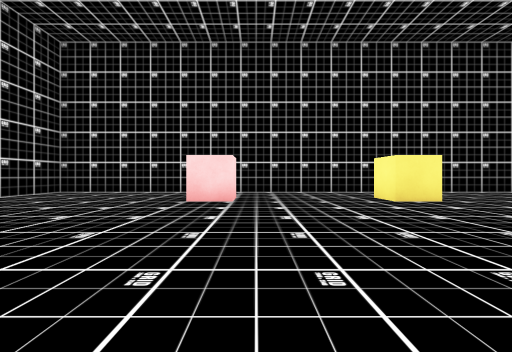
View 1 (above)

24 first-person views from a walk through a Unity game level. The camera is 0.55 m above the floor, looks level and sees 90° across. The floor is counted in squares, 1 m on a side. Each view is taken from the middle of a square. On the plan, view 1 faces up. The plan holds only what a view shows up to about 9 squares ahead; the rest is blank. The place goes on beyond the plan. The player is left out. Some surface patterns are stand-ins.

View 2
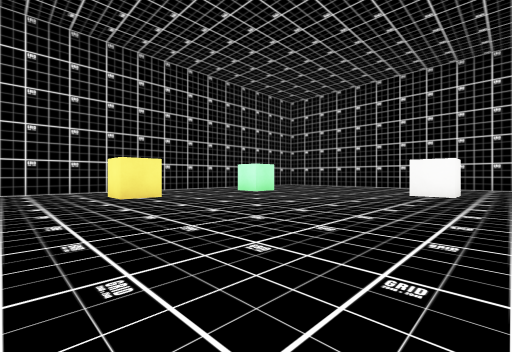

View 3
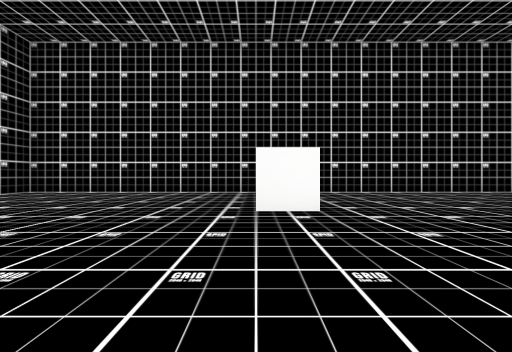

View 4
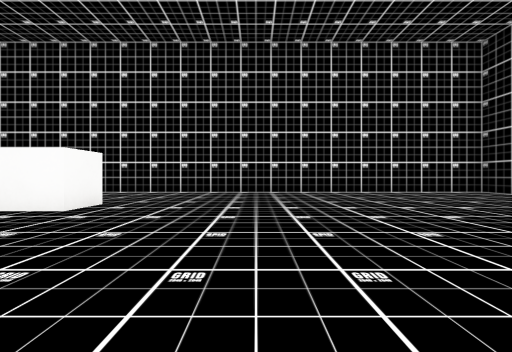

View 5
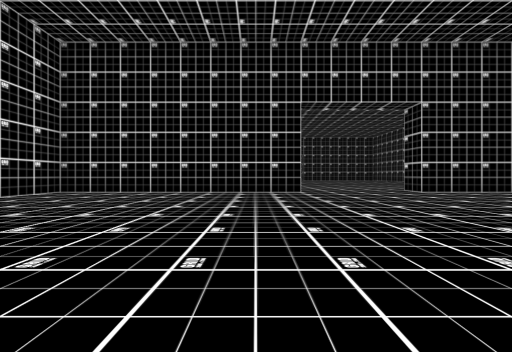

View 6
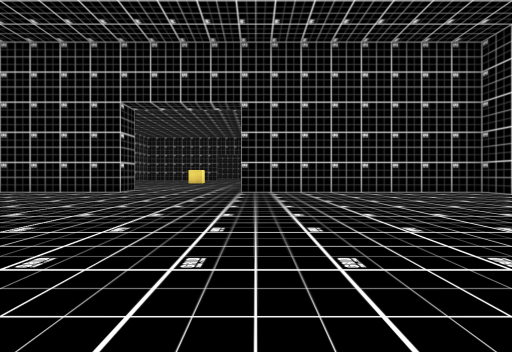

View 7
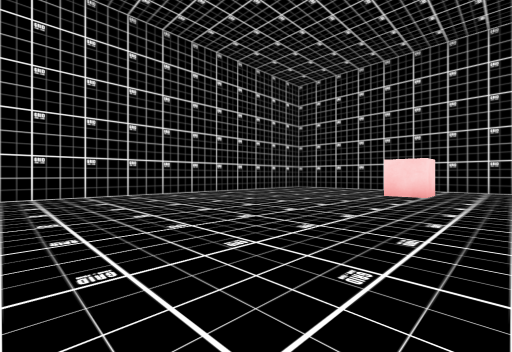

View 8
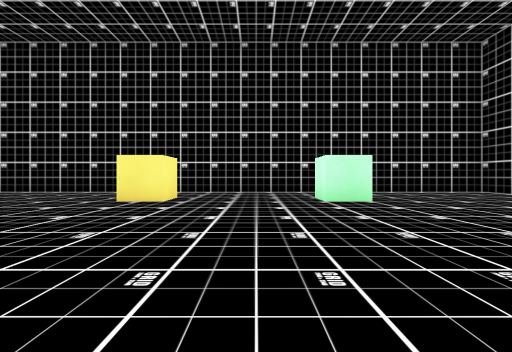

View 9
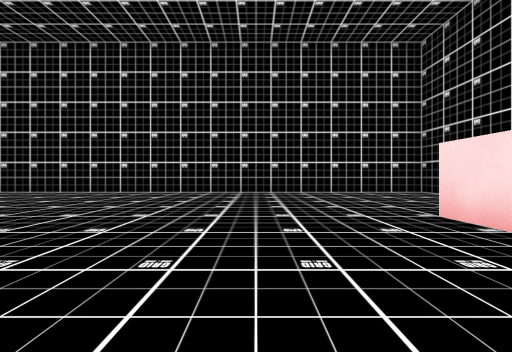

View 10
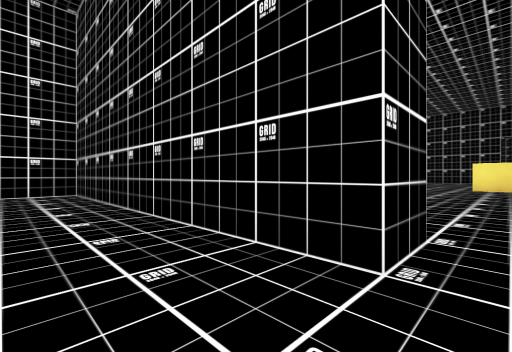

View 11
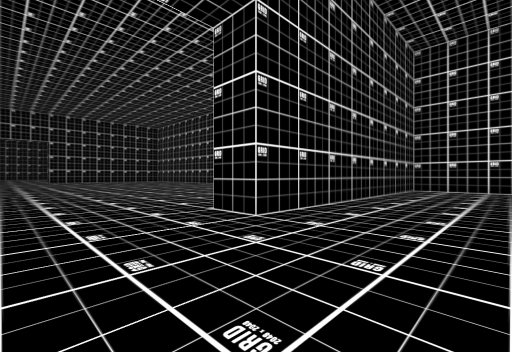

View 12
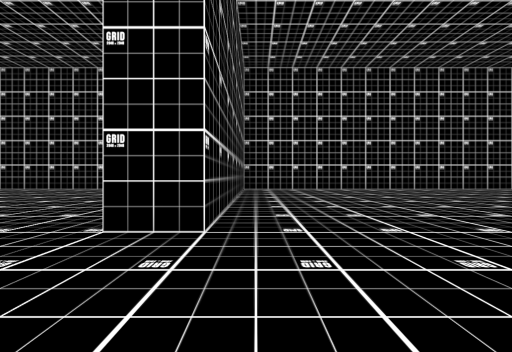

View 13
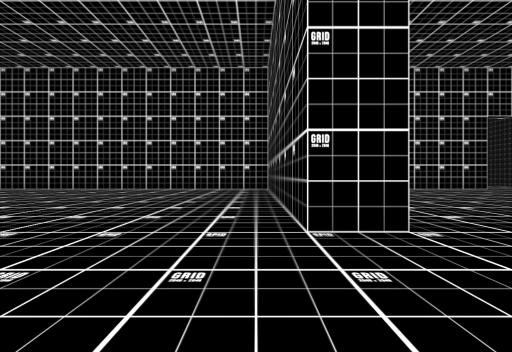

View 14
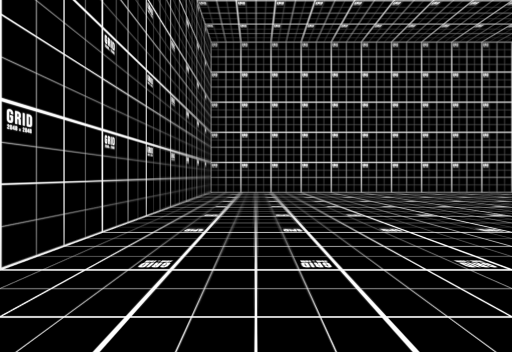

View 15
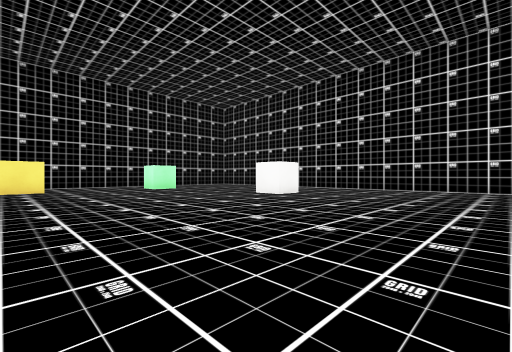

View 16
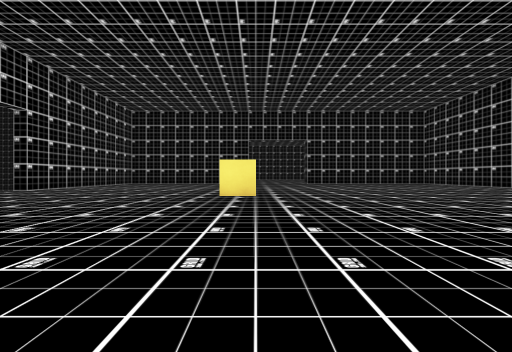

View 17
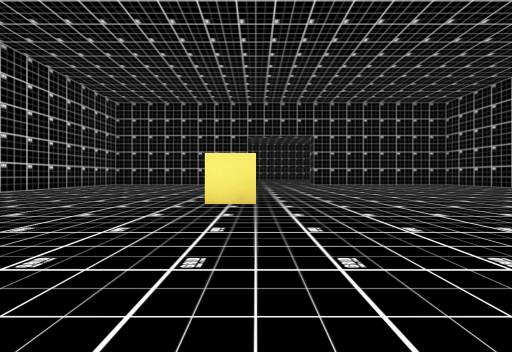

View 18
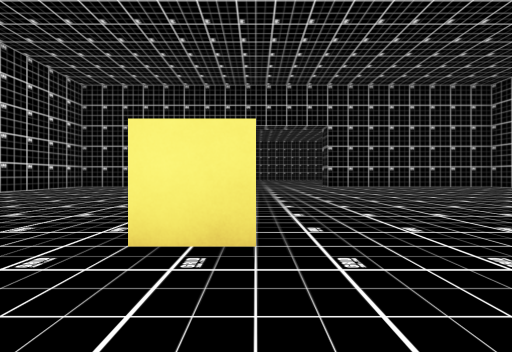

View 19
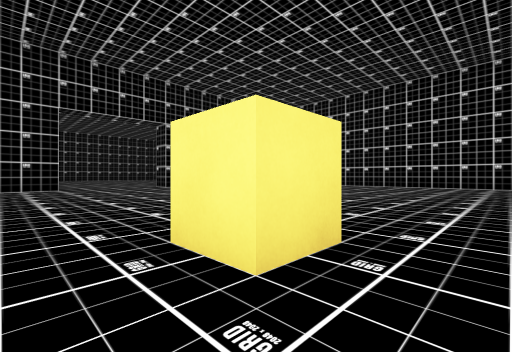

View 20
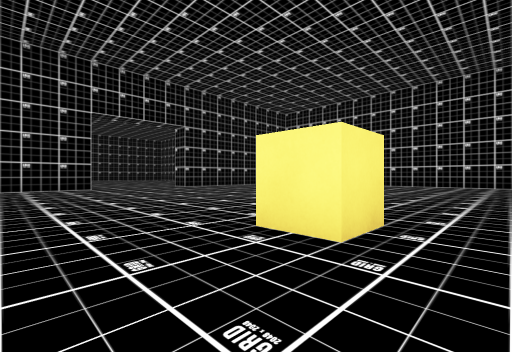

View 21
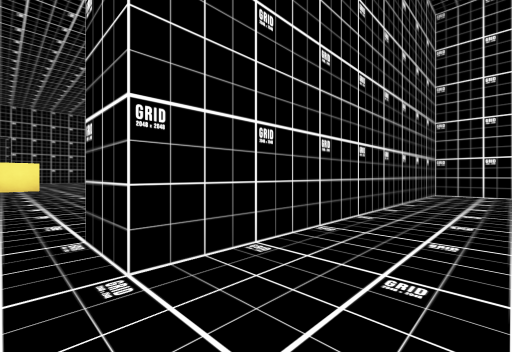

View 22
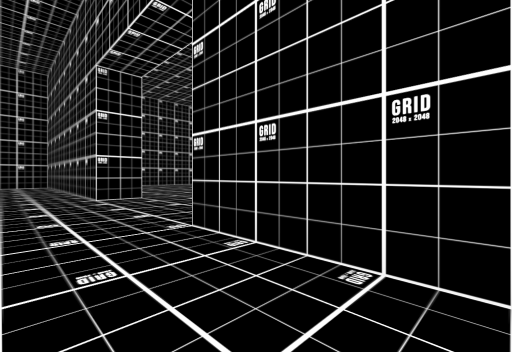

View 23
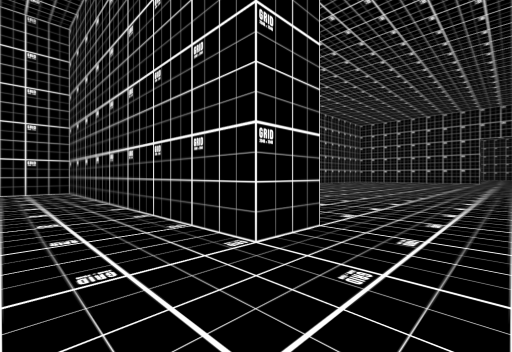

View 24
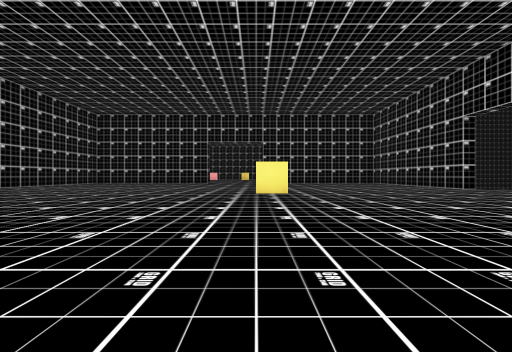

### Floor plan
Points are (right, up) in squares from view 1. A wall is a line through its corners. A room is listed if a view was taken in it or the views show most of it. See-through windows are left out.
Room 1 (views 1, 2, 3, 4, 5, 6, 7, 8, 9, 10, 11, 12, 13, 14, 15)
walls: (5.5, -11.5) (5.5, -10.5) (13.5, -10.5) (13.5, 8.5) (-6.5, 8.5) (-6.5, -10.5) (1.5, -10.5) (1.5, -11.5)
ways out: opening at (3, -11.8) to room 2
objects: other object (-1, 6); other object (3, 6) to (4, 6); other object (8, 6); other object (9, 0) to (10, 1)
Room 2 (views 16, 17, 18, 19, 20, 21, 22, 23, 24)
walls: (13.5, -25) (13.5, -24.5); (13.5, -28) (13.5, -27.5); (5.8, -31.5) (8, -31.5); (1.5, -31.4) (1.5, -32.5) (-6.5, -32.5) (-6.5, -34); (13.5, -34) (13.5, -32.5) (5.5, -32.5) (5.5, -31.5)
ways out: opening at (3, -11.8) to room 1
objects: other object (5, -22) to (6, -21)

Positions as (right, up) in squares from view 1, and headings:
1: (0, 0), facing up
2: (1, -1), facing up-right
3: (5, 1), facing right
4: (5, -3), facing right
5: (7, -2), facing down
6: (1, -2), facing down
7: (1, -2), facing up-left
8: (6, 0), facing up
9: (2, 3), facing left
10: (5, -9), facing down-right
11: (4, -8), facing down-left
12: (4, -10), facing left
13: (3, -10), facing right
14: (2, -9), facing left
15: (3, -5), facing up-right
16: (5, -14), facing down
17: (5, -16), facing down
18: (5, -19), facing down
19: (7, -20), facing down-left
20: (8, -20), facing down-left
21: (5, -34), facing up-right
22: (8, -34), facing up-left
23: (3, -34), facing up-left
24: (5, -30), facing up
